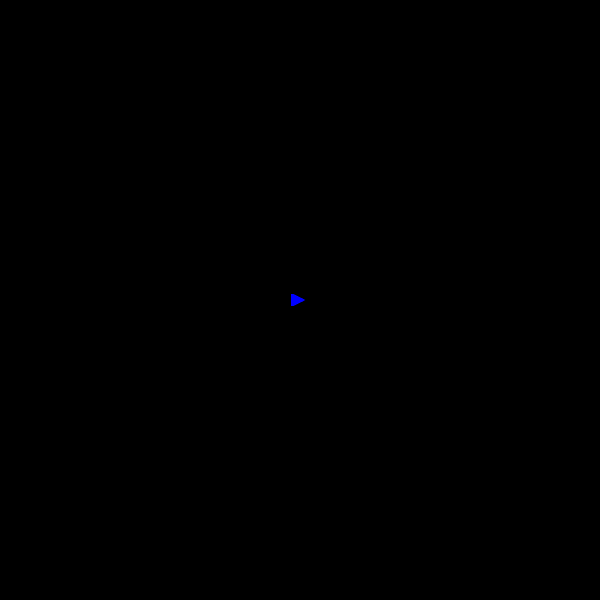
Frame 1 (no input)
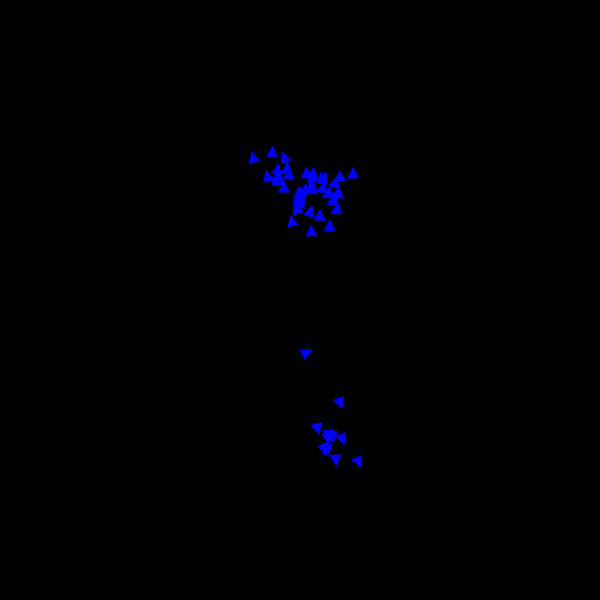
Frame 60 (no input)
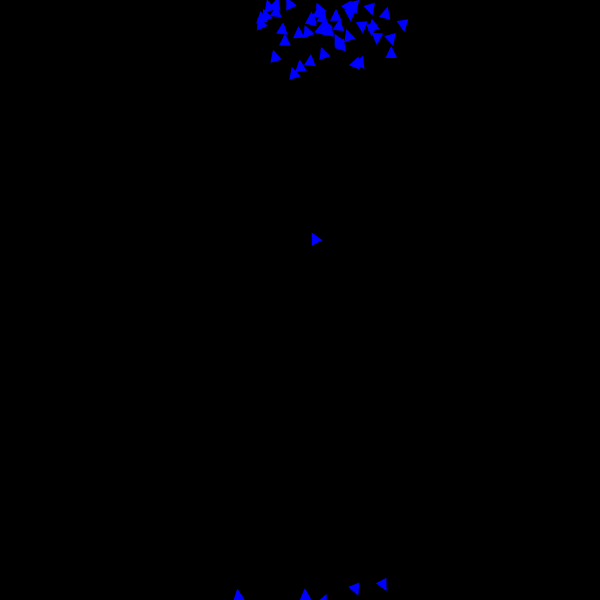
Frame 120 (the mouse pressed at the canvas centre since frame 60)

The p5.js sketch that drew these frames (run headless with seeded random() and noise() and a simulated clock; from frame 60 on, the mouse is pressed at the canvas centre):

// p5.js sketch
// ── sketch.js
const CANVAS_WIDTH = 600;
const CANVAS_HEIGHT = 600;

const UP = new p5.Vector(0, -1, 0);

let Ids;
let Positions;
let Speeds;
let Accelerations;
let Rotations;
let Forces;

function setup() {
  // Initialisation
  createCanvas(CANVAS_WIDTH, CANVAS_HEIGHT);
  Ids = [];
  Positions = [];
  Speeds = [];
  Accelerations = [];
  Rotations = [];
  Forces = [];
  Forces.push({
    relative: false,
    force: (id) => {
      return createVector(0, 0.1);
    },
  });
  Forces.push({
    relative: false,
    force: (id) => {
      let speed = Speeds[id];
      if (speed.mag() > 3) {
        return createVector(-speed.x, -speed.y).limit(0.3);
      } else return createVector(0, 0);
    },
  });
  Forces.push({
    relative: false,
    force: (id) => {
      let speed = Speeds[id];
      let rotation = speed.angleBetween(UP);
      if (rotation > 0.5) {
        return createVector(random(), -1 * random());
      } else return createVector(0, 0);
    },
  });
  Forces.push({
    relative: true,
    force: (id) => {
      let thrust_power = random(0.4, 2.0);
      return createVector((random(0, 1) - 0.5) * thrust_power, -0.15);
    },
  });
  for (let i = 0; i < 50; i++) {
    addEntity(createVector(CANVAS_WIDTH / 2, CANVAS_HEIGHT / 2));
  }
  addEntity(
    createVector(CANVAS_WIDTH / 2, CANVAS_HEIGHT / 2),
    createVector(2, 0),
    createVector(0, 0),
    50.0
  );
}

function addEntity(
  position = new p5.Vector(0, 0, 0),
  speed = new p5.Vector(0, 0, 0),
  acceleration = new p5.Vector(0, 0, 0),
  rotation = 0
) {
  //console.log(position, speed, acceleration, rotation);
  Ids.push(Ids.length);
  Positions.push(position);
  Speeds.push(speed);
  Accelerations.push(acceleration);
  Rotations.push(rotation);
}

function draw() {
  let mouse = createVector(mouseX, mouseY);
  background(0, 0, 0, 255);

  drawRockets();
  updateRockets();
  /*
    agent_accel = p5.Vector.sub(mouse, agent).limit(5)
    agent_speed.add(agent_accel)
    agent.add(agent_speed)
    agent_accel.mult(0)
    */
}

function drawRockets() {
  const radius = 2;
  for (let rocket of Ids) {
    if (rocket !== undefined) {
      circle(Positions[rocket].x, Positions[rocket].y, radius);
      drawArrow(Positions[rocket], Speeds[rocket], "blue");
    }
  }
}

function updateRockets() {
  for (let rocket of Ids) {
    if (rocket !== undefined) {
      let rotation = Speeds[rocket].angleBetween(UP);

      for (let force_type of Forces) {
        let force;
        if (force_type.relative && rotation) {
          force = p5.Vector.rotate(force_type.force(rocket), rotation);
        } else {
          force = force_type.force(rocket);
        }
        Accelerations[rocket].add(force);
      }

      Speeds[rocket].add(Accelerations[rocket]);
      Positions[rocket].add(Speeds[rocket]);

      Positions[rocket] = checkBounds(Positions[rocket]);
      Accelerations[rocket].mult(0);
    }
  }
}

function isInScreen(position) {
  return (
    position.pos.x >= 0 &&
    position.pos.y >= 0 &&
    position.pos.x <= CANVAS_WIDTH &&
    position.pos.y <= CANVAS_HEIGHT
  );
}

function checkBounds(position) {
  let new_pos = position;
  if (position.x < 0) {
    new_pos.x = CANVAS_WIDTH;
  } else if (position.x > CANVAS_WIDTH) {
    new_pos.x = 0;
  }
  if (position.y < 0) {
    new_pos.y = CANVAS_HEIGHT;
  } else if (position.y > CANVAS_HEIGHT) {
    new_pos.y = 0;
  }
  return new_pos;
}

// draw an arrow for a vector at a given base position
function drawArrow(base, vec, myColor) {
  push();
  stroke(myColor);
  strokeWeight(3);
  fill(myColor);
  translate(base.x, base.y);
  line(0, 0, vec.x, vec.y);
  rotate(vec.heading());
  let arrowSize = 7;
  translate(vec.mag() - arrowSize, 0);
  triangle(0, arrowSize / 2, 0, -arrowSize / 2, arrowSize, 0);
  pop();
}
